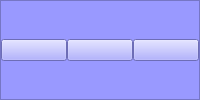
           <widget class="QFrame" name="frame">
            <property name="palette">
             <palette>
              <active>
               <colorrole role="Button">
                <brush brushstyle="SolidPattern">
                 <color alpha="255">
                  <red>153</red>
                  <green>153</green>
                  <blue>255</blue>
                 </color>
                </brush>
               </colorrole>
               <colorrole role="Base">
                <brush brushstyle="SolidPattern">
                 <color alpha="255">
                  <red>153</red>
                  <green>153</green>
                  <blue>255</blue>
                 </color>
                </brush>
               </colorrole>
               <colorrole role="Window">
                <brush brushstyle="SolidPattern">
                 <color alpha="255">
                  <red>153</red>
                  <green>153</green>
                  <blue>255</blue>
                 </color>
                </brush>
               </colorrole>
              </active>
              <inactive>
               <colorrole role="Button">
                <brush brushstyle="SolidPattern">
                 <color alpha="255">
                  <red>153</red>
                  <green>153</green>
                  <blue>255</blue>
                 </color>
                </brush>
               </colorrole>
               <colorrole role="Base">
                <brush brushstyle="SolidPattern">
                 <color alpha="255">
                  <red>153</red>
                  <green>153</green>
                  <blue>255</blue>
                 </color>
                </brush>
               </colorrole>
               <colorrole role="Window">
                <brush brushstyle="SolidPattern">
                 <color alpha="255">
                  <red>153</red>
                  <green>153</green>
                  <blue>255</blue>
                 </color>
                </brush>
               </colorrole>
              </inactive>
              <disabled>
               <colorrole role="Button">
                <brush brushstyle="SolidPattern">
                 <color alpha="255">
                  <red>153</red>
                  <green>153</green>
                  <blue>255</blue>
                 </color>
                </brush>
               </colorrole>
               <colorrole role="Base">
                <brush brushstyle="SolidPattern">
                 <color alpha="255">
                  <red>153</red>
                  <green>153</green>
                  <blue>255</blue>
                 </color>
                </brush>
               </colorrole>
               <colorrole role="Window">
                <brush brushstyle="SolidPattern">
                 <color alpha="255">
                  <red>153</red>
                  <green>153</green>
                  <blue>255</blue>
                 </color>
                </brush>
               </colorrole>
              </disabled>
             </palette>
            </property>
            <property name="frameShape">
             <enum>QFrame::StyledPanel</enum>
            </property>
            <property name="frameShadow">
             <enum>QFrame::Raised</enum>
            </property>
            <layout class="QHBoxLayout" name="horizontalLayout_4">
             <property name="spacing">
              <number>0</number>
             </property>
             <property name="leftMargin">
              <number>0</number>
             </property>
             <property name="topMargin">
              <number>0</number>
             </property>
             <property name="rightMargin">
              <number>0</number>
             </property>
             <property name="bottomMargin">
              <number>0</number>
             </property>
             <item>
              <widget class="QPushButton" name="pushButton_3">
               <property name="palette">
                <palette>
                 <active>
                  <colorrole role="Button">
                   <brush brushstyle="SolidPattern">
                    <color alpha="255">
                     <red>153</red>
                     <green>153</green>
                     <blue>255</blue>
                    </color>
                   </brush>
                  </colorrole>
                  <colorrole role="Base">
                   <brush brushstyle="SolidPattern">
                    <color alpha="255">
                     <red>153</red>
                     <green>153</green>
                     <blue>255</blue>
                    </color>
                   </brush>
                  </colorrole>
                  <colorrole role="Window">
                   <brush brushstyle="SolidPattern">
                    <color alpha="255">
                     <red>153</red>
                     <green>153</green>
                     <blue>255</blue>
                    </color>
                   </brush>
                  </colorrole>
                 </active>
                 <inactive>
                  <colorrole role="Button">
                   <brush brushstyle="SolidPattern">
                    <color alpha="255">
                     <red>153</red>
                     <green>153</green>
                     <blue>255</blue>
                    </color>
                   </brush>
                  </colorrole>
                  <colorrole role="Base">
                   <brush brushstyle="SolidPattern">
                    <color alpha="255">
                     <red>153</red>
                     <green>153</green>
                     <blue>255</blue>
                    </color>
                   </brush>
                  </colorrole>
                  <colorrole role="Window">
                   <brush brushstyle="SolidPattern">
                    <color alpha="255">
                     <red>153</red>
                     <green>153</green>
                     <blue>255</blue>
                    </color>
                   </brush>
                  </colorrole>
                 </inactive>
                 <disabled>
                  <colorrole role="Button">
                   <brush brushstyle="SolidPattern">
                    <color alpha="255">
                     <red>153</red>
                     <green>153</green>
                     <blue>255</blue>
                    </color>
                   </brush>
                  </colorrole>
                  <colorrole role="Base">
                   <brush brushstyle="SolidPattern">
                    <color alpha="255">
                     <red>153</red>
                     <green>153</green>
                     <blue>255</blue>
                    </color>
                   </brush>
                  </colorrole>
                  <colorrole role="Window">
                   <brush brushstyle="SolidPattern">
                    <color alpha="255">
                     <red>153</red>
                     <green>153</green>
                     <blue>255</blue>
                    </color>
                   </brush>
                  </colorrole>
                 </disabled>
                </palette>
               </property>
               <property name="text">
                <string/>
               </property>
               <property name="icon">
                <iconset resource="../py_Menu/icons.qrc">
                 <normaloff>:/icons/Icons/arrow-undo-sharp.svg</normaloff>:/icons/Icons/arrow-undo-sharp.svg</iconset>
               </property>
               <property name="iconSize">
                <size>
                 <width>32</width>
                 <height>32</height>
                </size>
               </property>
              </widget>
             </item>
             <item>
              <widget class="QPushButton" name="pushButton_2">
               <property name="palette">
                <palette>
                 <active>
                  <colorrole role="Button">
                   <brush brushstyle="SolidPattern">
                    <color alpha="255">
                     <red>153</red>
                     <green>153</green>
                     <blue>255</blue>
                    </color>
                   </brush>
                  </colorrole>
                  <colorrole role="Base">
                   <brush brushstyle="SolidPattern">
                    <color alpha="255">
                     <red>153</red>
                     <green>153</green>
                     <blue>255</blue>
                    </color>
                   </brush>
                  </colorrole>
                  <colorrole role="Window">
                   <brush brushstyle="SolidPattern">
                    <color alpha="255">
                     <red>153</red>
                     <green>153</green>
                     <blue>255</blue>
                    </color>
                   </brush>
                  </colorrole>
                 </active>
                 <inactive>
                  <colorrole role="Button">
                   <brush brushstyle="SolidPattern">
                    <color alpha="255">
                     <red>153</red>
                     <green>153</green>
                     <blue>255</blue>
                    </color>
                   </brush>
                  </colorrole>
                  <colorrole role="Base">
                   <brush brushstyle="SolidPattern">
                    <color alpha="255">
                     <red>153</red>
                     <green>153</green>
                     <blue>255</blue>
                    </color>
                   </brush>
                  </colorrole>
                  <colorrole role="Window">
                   <brush brushstyle="SolidPattern">
                    <color alpha="255">
                     <red>153</red>
                     <green>153</green>
                     <blue>255</blue>
                    </color>
                   </brush>
                  </colorrole>
                 </inactive>
                 <disabled>
                  <colorrole role="Button">
                   <brush brushstyle="SolidPattern">
                    <color alpha="255">
                     <red>153</red>
                     <green>153</green>
                     <blue>255</blue>
                    </color>
                   </brush>
                  </colorrole>
                  <colorrole role="Base">
                   <brush brushstyle="SolidPattern">
                    <color alpha="255">
                     <red>153</red>
                     <green>153</green>
                     <blue>255</blue>
                    </color>
                   </brush>
                  </colorrole>
                  <colorrole role="Window">
                   <brush brushstyle="SolidPattern">
                    <color alpha="255">
                     <red>153</red>
                     <green>153</green>
                     <blue>255</blue>
                    </color>
                   </brush>
                  </colorrole>
                 </disabled>
                </palette>
               </property>
               <property name="icon">
                <iconset resource="../py_Menu/icons.qrc">
                 <normaloff>:/icons/Icons/repeat-sharp.svg</normaloff>:/icons/Icons/repeat-sharp.svg</iconset>
               </property>
               <property name="iconSize">
                <size>
                 <width>32</width>
                 <height>32</height>
                </size>
               </property>
              </widget>
             </item>
             <item>
              <widget class="QPushButton" name="pushButton">
               <property name="palette">
                <palette>
                 <active>
                  <colorrole role="Button">
                   <brush brushstyle="SolidPattern">
                    <color alpha="255">
                     <red>153</red>
                     <green>153</green>
                     <blue>255</blue>
                    </color>
                   </brush>
                  </colorrole>
                  <colorrole role="Base">
                   <brush brushstyle="SolidPattern">
                    <color alpha="255">
                     <red>153</red>
                     <green>153</green>
                     <blue>255</blue>
                    </color>
                   </brush>
                  </colorrole>
                  <colorrole role="Window">
                   <brush brushstyle="SolidPattern">
                    <color alpha="255">
                     <red>153</red>
                     <green>153</green>
                     <blue>255</blue>
                    </color>
                   </brush>
                  </colorrole>
                 </active>
                 <inactive>
                  <colorrole role="Button">
                   <brush brushstyle="SolidPattern">
                    <color alpha="255">
                     <red>153</red>
                     <green>153</green>
                     <blue>255</blue>
                    </color>
                   </brush>
                  </colorrole>
                  <colorrole role="Base">
                   <brush brushstyle="SolidPattern">
                    <color alpha="255">
                     <red>153</red>
                     <green>153</green>
                     <blue>255</blue>
                    </color>
                   </brush>
                  </colorrole>
                  <colorrole role="Window">
                   <brush brushstyle="SolidPattern">
                    <color alpha="255">
                     <red>153</red>
                     <green>153</green>
                     <blue>255</blue>
                    </color>
                   </brush>
                  </colorrole>
                 </inactive>
                 <disabled>
                  <colorrole role="Button">
                   <brush brushstyle="SolidPattern">
                    <color alpha="255">
                     <red>153</red>
                     <green>153</green>
                     <blue>255</blue>
                    </color>
                   </brush>
                  </colorrole>
                  <colorrole role="Base">
                   <brush brushstyle="SolidPattern">
                    <color alpha="255">
                     <red>153</red>
                     <green>153</green>
                     <blue>255</blue>
                    </color>
                   </brush>
                  </colorrole>
                  <colorrole role="Window">
                   <brush brushstyle="SolidPattern">
                    <color alpha="255">
                     <red>153</red>
                     <green>153</green>
                     <blue>255</blue>
                    </color>
                   </brush>
                  </colorrole>
                 </disabled>
                </palette>
               </property>
               <property name="text">
                <string/>
               </property>
               <property name="icon">
                <iconset resource="../py_Menu/icons.qrc">
                 <normaloff>:/icons/Icons/backspace-outline.svg</normaloff>:/icons/Icons/backspace-outline.svg</iconset>
               </property>
               <property name="iconSize">
                <size>
                 <width>32</width>
                 <height>32</height>
                </size>
               </property>
              </widget>
             </item>
            </layout>
           </widget>
